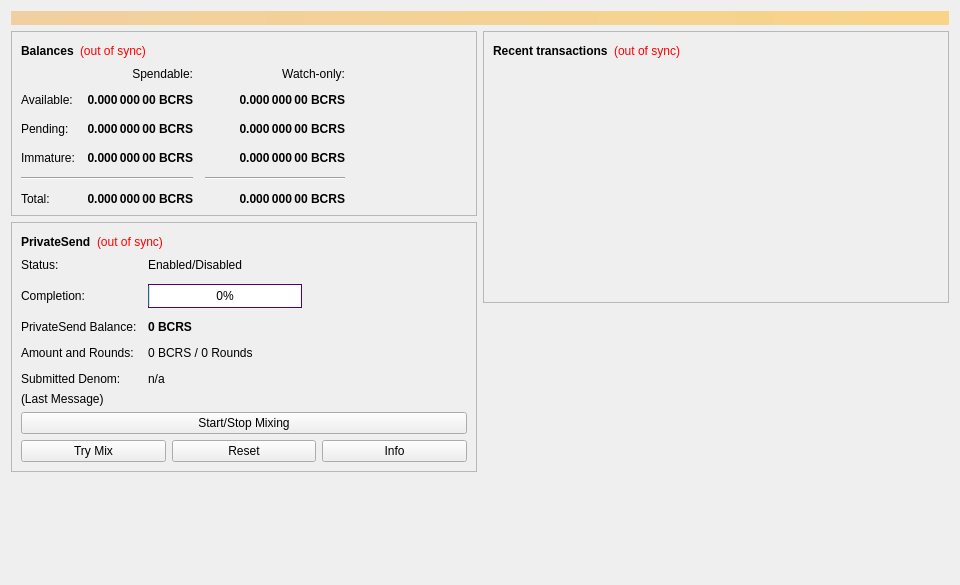
<?xml version="1.0" encoding="UTF-8"?>
<ui version="4.0">
 <class>OverviewPage</class>
 <widget class="QWidget" name="OverviewPage">
  <property name="geometry">
   <rect>
    <x>0</x>
    <y>0</y>
    <width>960</width>
    <height>585</height>
   </rect>
  </property>
  <property name="minimumSize">
   <size>
    <width>960</width>
    <height>0</height>
   </size>
  </property>
  <property name="windowTitle">
   <string>Form</string>
  </property>
  <layout class="QVBoxLayout" name="topLayout">
   <item>
    <widget class="QLabel" name="labelAlerts">
     <property name="visible">
      <bool>false</bool>
     </property>
     <property name="styleSheet">
      <string notr="true">background-color: qlineargradient(x1: 0, y1: 0, x2: 1, y2: 0, stop:0 #F0D0A0, stop:1 #F8D488); color:#000000;</string>
     </property>
     <property name="wordWrap">
      <bool>true</bool>
     </property>
     <property name="margin">
      <number>3</number>
     </property>
    </widget>
   </item>
   <item>
    <layout class="QHBoxLayout" name="horizontalLayout" stretch="1,1">
     <item>
      <layout class="QVBoxLayout" name="verticalLayout_2">
       <item>
        <widget class="QFrame" name="frame">
         <property name="frameShape">
          <enum>QFrame::StyledPanel</enum>
         </property>
         <property name="frameShadow">
          <enum>QFrame::Raised</enum>
         </property>
         <layout class="QVBoxLayout" name="verticalLayout_4">
          <item>
           <layout class="QHBoxLayout" name="horizontalLayout_4">
            <item>
             <widget class="QLabel" name="label_5">
              <property name="font">
               <font>
                <weight>75</weight>
                <bold>true</bold>
               </font>
              </property>
              <property name="text">
               <string>Balances</string>
              </property>
             </widget>
            </item>
            <item>
             <widget class="QLabel" name="labelWalletStatus">
              <property name="cursor">
               <cursorShape>WhatsThisCursor</cursorShape>
              </property>
              <property name="toolTip">
               <string>The displayed information may be out of date. Your wallet automatically synchronizes with the Bitcreds network after a connection is established, but this process has not completed yet.</string>
              </property>
              <property name="styleSheet">
               <string notr="true">QLabel { color: red; }</string>
              </property>
              <property name="text">
               <string notr="true">(out of sync)</string>
              </property>
              <property name="alignment">
               <set>Qt::AlignLeading|Qt::AlignLeft|Qt::AlignVCenter</set>
              </property>
             </widget>
            </item>
            <item>
             <spacer name="horizontalSpacer_3">
              <property name="orientation">
               <enum>Qt::Horizontal</enum>
              </property>
              <property name="sizeHint" stdset="0">
               <size>
                <width>40</width>
                <height>20</height>
               </size>
              </property>
             </spacer>
            </item>
           </layout>
          </item>
          <item>
           <layout class="QGridLayout" name="gridLayout">
            <property name="spacing">
             <number>12</number>
            </property>
            <item row="2" column="2">
             <widget class="QLabel" name="labelWatchPending">
              <property name="font">
               <font>
                <weight>75</weight>
                <bold>true</bold>
               </font>
              </property>
              <property name="cursor">
               <cursorShape>IBeamCursor</cursorShape>
              </property>
              <property name="toolTip">
               <string>Unconfirmed transactions to watch-only addresses</string>
              </property>
              <property name="text">
               <string notr="true">0.000 000 00 BCRS</string>
              </property>
              <property name="alignment">
               <set>Qt::AlignRight|Qt::AlignTrailing|Qt::AlignVCenter</set>
              </property>
              <property name="textInteractionFlags">
               <set>Qt::LinksAccessibleByMouse|Qt::TextSelectableByKeyboard|Qt::TextSelectableByMouse</set>
              </property>
             </widget>
            </item>
            <item row="2" column="1">
             <widget class="QLabel" name="labelUnconfirmed">
              <property name="font">
               <font>
                <weight>75</weight>
                <bold>true</bold>
               </font>
              </property>
              <property name="cursor">
               <cursorShape>IBeamCursor</cursorShape>
              </property>
              <property name="toolTip">
               <string>Total of transactions that have yet to be confirmed, and do not yet count toward the spendable balance</string>
              </property>
              <property name="text">
               <string notr="true">0.000 000 00 BCRS</string>
              </property>
              <property name="alignment">
               <set>Qt::AlignRight|Qt::AlignTrailing|Qt::AlignVCenter</set>
              </property>
              <property name="textInteractionFlags">
               <set>Qt::LinksAccessibleByMouse|Qt::TextSelectableByKeyboard|Qt::TextSelectableByMouse</set>
              </property>
             </widget>
            </item>
            <item row="3" column="2">
             <widget class="QLabel" name="labelWatchImmature">
              <property name="font">
               <font>
                <weight>75</weight>
                <bold>true</bold>
               </font>
              </property>
              <property name="cursor">
               <cursorShape>IBeamCursor</cursorShape>
              </property>
              <property name="toolTip">
               <string>Mined balance in watch-only addresses that has not yet matured</string>
              </property>
              <property name="text">
               <string notr="true">0.000 000 00 BCRS</string>
              </property>
              <property name="alignment">
               <set>Qt::AlignRight|Qt::AlignTrailing|Qt::AlignVCenter</set>
              </property>
              <property name="textInteractionFlags">
               <set>Qt::LinksAccessibleByMouse|Qt::TextSelectableByKeyboard|Qt::TextSelectableByMouse</set>
              </property>
             </widget>
            </item>
            <item row="4" column="0" colspan="2">
             <widget class="Line" name="lineSpendableBalance">
              <property name="orientation">
               <enum>Qt::Horizontal</enum>
              </property>
             </widget>
            </item>
            <item row="4" column="2">
             <widget class="Line" name="lineWatchBalance">
              <property name="sizePolicy">
               <sizepolicy hsizetype="Preferred" vsizetype="Fixed">
                <horstretch>0</horstretch>
                <verstretch>0</verstretch>
               </sizepolicy>
              </property>
              <property name="minimumSize">
               <size>
                <width>140</width>
                <height>0</height>
               </size>
              </property>
              <property name="orientation">
               <enum>Qt::Horizontal</enum>
              </property>
             </widget>
            </item>
            <item row="5" column="0">
             <widget class="QLabel" name="labelTotalText">
              <property name="text">
               <string>Total:</string>
              </property>
             </widget>
            </item>
            <item row="3" column="1">
             <widget class="QLabel" name="labelImmature">
              <property name="font">
               <font>
                <weight>75</weight>
                <bold>true</bold>
               </font>
              </property>
              <property name="cursor">
               <cursorShape>IBeamCursor</cursorShape>
              </property>
              <property name="toolTip">
               <string>Mined balance that has not yet matured</string>
              </property>
              <property name="text">
               <string notr="true">0.000 000 00 BCRS</string>
              </property>
              <property name="alignment">
               <set>Qt::AlignRight|Qt::AlignTrailing|Qt::AlignVCenter</set>
              </property>
              <property name="textInteractionFlags">
               <set>Qt::LinksAccessibleByMouse|Qt::TextSelectableByKeyboard|Qt::TextSelectableByMouse</set>
              </property>
             </widget>
            </item>
            <item row="2" column="3">
             <spacer name="horizontalSpacer_2">
              <property name="orientation">
               <enum>Qt::Horizontal</enum>
              </property>
              <property name="sizeHint" stdset="0">
               <size>
                <width>40</width>
                <height>20</height>
               </size>
              </property>
             </spacer>
            </item>
            <item row="3" column="0">
             <widget class="QLabel" name="labelImmatureText">
              <property name="text">
               <string>Immature:</string>
              </property>
             </widget>
            </item>
            <item row="5" column="1">
             <widget class="QLabel" name="labelTotal">
              <property name="font">
               <font>
                <weight>75</weight>
                <bold>true</bold>
               </font>
              </property>
              <property name="cursor">
               <cursorShape>IBeamCursor</cursorShape>
              </property>
              <property name="toolTip">
               <string>Your current total balance</string>
              </property>
              <property name="text">
               <string notr="true">0.000 000 00 BCRS</string>
              </property>
              <property name="alignment">
               <set>Qt::AlignRight|Qt::AlignTrailing|Qt::AlignVCenter</set>
              </property>
              <property name="textInteractionFlags">
               <set>Qt::LinksAccessibleByMouse|Qt::TextSelectableByKeyboard|Qt::TextSelectableByMouse</set>
              </property>
             </widget>
            </item>
            <item row="5" column="2">
             <widget class="QLabel" name="labelWatchTotal">
              <property name="font">
               <font>
                <weight>75</weight>
                <bold>true</bold>
               </font>
              </property>
              <property name="cursor">
               <cursorShape>IBeamCursor</cursorShape>
              </property>
              <property name="toolTip">
               <string>Current total balance in watch-only addresses</string>
              </property>
              <property name="text">
               <string notr="true">0.000 000 00 BCRS</string>
              </property>
              <property name="alignment">
               <set>Qt::AlignRight|Qt::AlignTrailing|Qt::AlignVCenter</set>
              </property>
              <property name="textInteractionFlags">
               <set>Qt::LinksAccessibleByMouse|Qt::TextSelectableByKeyboard|Qt::TextSelectableByMouse</set>
              </property>
             </widget>
            </item>
            <item row="0" column="2">
             <widget class="QLabel" name="labelWatchonly">
              <property name="text">
               <string>Watch-only:</string>
              </property>
              <property name="alignment">
               <set>Qt::AlignRight|Qt::AlignTrailing|Qt::AlignVCenter</set>
              </property>
             </widget>
            </item>
            <item row="1" column="0">
             <widget class="QLabel" name="labelBalanceText">
              <property name="text">
               <string>Available:</string>
              </property>
             </widget>
            </item>
            <item row="1" column="1">
             <widget class="QLabel" name="labelBalance">
              <property name="font">
               <font>
                <weight>75</weight>
                <bold>true</bold>
               </font>
              </property>
              <property name="cursor">
               <cursorShape>IBeamCursor</cursorShape>
              </property>
              <property name="toolTip">
               <string>Your current spendable balance</string>
              </property>
              <property name="text">
               <string notr="true">0.000 000 00 BCRS</string>
              </property>
              <property name="alignment">
               <set>Qt::AlignRight|Qt::AlignTrailing|Qt::AlignVCenter</set>
              </property>
              <property name="textInteractionFlags">
               <set>Qt::LinksAccessibleByMouse|Qt::TextSelectableByKeyboard|Qt::TextSelectableByMouse</set>
              </property>
             </widget>
            </item>
            <item row="1" column="2">
             <widget class="QLabel" name="labelWatchAvailable">
              <property name="font">
               <font>
                <weight>75</weight>
                <bold>true</bold>
               </font>
              </property>
              <property name="cursor">
               <cursorShape>IBeamCursor</cursorShape>
              </property>
              <property name="toolTip">
               <string>Your current balance in watch-only addresses</string>
              </property>
              <property name="text">
               <string notr="true">0.000 000 00 BCRS</string>
              </property>
              <property name="alignment">
               <set>Qt::AlignRight|Qt::AlignTrailing|Qt::AlignVCenter</set>
              </property>
              <property name="textInteractionFlags">
               <set>Qt::LinksAccessibleByMouse|Qt::TextSelectableByKeyboard|Qt::TextSelectableByMouse</set>
              </property>
             </widget>
            </item>
            <item row="2" column="0">
             <widget class="QLabel" name="labelPendingText">
              <property name="text">
               <string>Pending:</string>
              </property>
             </widget>
            </item>
            <item row="0" column="1">
             <widget class="QLabel" name="labelSpendable">
              <property name="text">
               <string>Spendable:</string>
              </property>
              <property name="alignment">
               <set>Qt::AlignRight|Qt::AlignTrailing|Qt::AlignVCenter</set>
              </property>
             </widget>
            </item>
           </layout>
          </item>
         </layout>
        </widget>
       </item>
       <item>
        <widget class="QFrame" name="framePrivateSend">
         <property name="layoutDirection">
          <enum>Qt::LeftToRight</enum>
         </property>
         <property name="frameShape">
          <enum>QFrame::StyledPanel</enum>
         </property>
         <property name="frameShadow">
          <enum>QFrame::Raised</enum>
         </property>
         <layout class="QVBoxLayout" name="VerticalLayout_PS1">
          <item>
           <layout class="QHBoxLayout" name="horizontalLayout_5">
            <item>
             <widget class="QLabel" name="labelPrivateSendHeader">
              <property name="font">
               <font>
                <weight>75</weight>
                <bold>true</bold>
               </font>
              </property>
              <property name="text">
               <string>PrivateSend</string>
              </property>
             </widget>
            </item>
            <item>
             <widget class="QLabel" name="labelPrivateSendSyncStatus">
              <property name="toolTip">
               <string>The displayed information may be out of date. Your wallet automatically synchronizes with the Bitcreds network after a connection is established, but this process has not completed yet.</string>
              </property>
              <property name="styleSheet">
               <string notr="true">QLabel { color: red; }</string>
              </property>
              <property name="text">
               <string notr="true">(out of sync)</string>
              </property>
              <property name="alignment">
               <set>Qt::AlignLeading|Qt::AlignLeft|Qt::AlignVCenter</set>
              </property>
             </widget>
            </item>
            <item>
             <spacer name="horizontalSpacer_4">
              <property name="orientation">
               <enum>Qt::Horizontal</enum>
              </property>
              <property name="sizeHint" stdset="0">
               <size>
                <width>40</width>
                <height>20</height>
               </size>
              </property>
             </spacer>
            </item>
           </layout>
          </item>
          <item>
           <layout class="QFormLayout" name="privateSendFormLayout">
            <property name="fieldGrowthPolicy">
             <enum>QFormLayout::AllNonFixedFieldsGrow</enum>
            </property>
            <property name="horizontalSpacing">
             <number>11</number>
            </property>
            <property name="verticalSpacing">
             <number>12</number>
            </property>
            <item row="0" column="1">
             <widget class="QLabel" name="labelPrivateSendEnabled">
              <property name="text">
               <string>Enabled/Disabled</string>
              </property>
             </widget>
            </item>
            <item row="1" column="0">
             <widget class="QLabel" name="labelCompletitionText">
              <property name="text">
               <string>Completion:</string>
              </property>
             </widget>
            </item>
            <item row="1" column="1">
             <widget class="QProgressBar" name="privateSendProgress">
              <property name="maximumSize">
               <size>
                <width>154</width>
                <height>16777215</height>
               </size>
              </property>
              <property name="styleSheet">
               <string notr="true">border-width:1px;
border-color:rgb(82,0,114);
border-style:solid;</string>
              </property>
              <property name="value">
               <number>0</number>
              </property>
              <property name="alignment">
               <set>Qt::AlignCenter</set>
              </property>
             </widget>
            </item>
            <item row="2" column="0">
             <widget class="QLabel" name="labelAnonymizedText">
              <property name="text">
               <string>PrivateSend Balance:</string>
              </property>
             </widget>
            </item>
            <item row="2" column="1">
             <widget class="QLabel" name="labelAnonymized">
              <property name="font">
               <font>
                <weight>75</weight>
                <bold>true</bold>
               </font>
              </property>
              <property name="text">
               <string notr="true">0 BCRS</string>
              </property>
             </widget>
            </item>
            <item row="3" column="0">
             <widget class="QLabel" name="labelAmountAndRoundsText">
              <property name="text">
               <string>Amount and Rounds:</string>
              </property>
             </widget>
            </item>
            <item row="3" column="1">
             <widget class="QLabel" name="labelAmountRounds">
              <property name="text">
               <string>0 BCRS / 0 Rounds</string>
              </property>
             </widget>
            </item>
            <item row="4" column="0">
             <widget class="QLabel" name="labelSubmittedDenomText">
              <property name="text">
               <string>Submitted Denom:</string>
              </property>
              <property name="wordWrap">
               <bool>false</bool>
              </property>
             </widget>
            </item>
            <item row="4" column="1">
             <widget class="QLabel" name="labelSubmittedDenom">
              <property name="toolTip">
               <string>The denominations you submitted to the Masternode.&lt;br&gt;To mix, other users must submit the exact same denominations.</string>
              </property>
              <property name="text">
               <string>n/a</string>
              </property>
             </widget>
            </item>
            <item row="0" column="0">
             <widget class="QLabel" name="labelPrivateSendEnabledText">
              <property name="text">
               <string>Status:</string>
              </property>
              <property name="alignment">
               <set>Qt::AlignLeading|Qt::AlignLeft|Qt::AlignVCenter</set>
              </property>
             </widget>
            </item>
           </layout>
          </item>
          <item>
           <layout class="QVBoxLayout" name="VerticalLayout_PS">
            <item>
             <widget class="QLabel" name="labelPrivateSendLastMessage">
              <property name="text">
               <string>(Last Message)</string>
              </property>
              <property name="alignment">
               <set>Qt::AlignLeading|Qt::AlignLeft|Qt::AlignTop</set>
              </property>
              <property name="wordWrap">
               <bool>true</bool>
              </property>
             </widget>
            </item>
            <item>
             <widget class="QPushButton" name="togglePrivateSend">
              <property name="sizePolicy">
               <sizepolicy hsizetype="MinimumExpanding" vsizetype="Fixed">
                <horstretch>0</horstretch>
                <verstretch>0</verstretch>
               </sizepolicy>
              </property>
              <property name="text">
               <string>Start/Stop Mixing</string>
              </property>
             </widget>
            </item>
            <item>
             <layout class="QHBoxLayout" name="horizontalLayout_debugbuttons">
              <item>
               <widget class="QPushButton" name="privateSendAuto">
                <property name="sizePolicy">
                 <sizepolicy hsizetype="MinimumExpanding" vsizetype="Fixed">
                  <horstretch>0</horstretch>
                  <verstretch>0</verstretch>
                 </sizepolicy>
                </property>
                <property name="toolTip">
                 <string>Try to manually submit a PrivateSend request.</string>
                </property>
                <property name="text">
                 <string>Try Mix</string>
                </property>
               </widget>
              </item>
              <item>
               <widget class="QPushButton" name="privateSendReset">
                <property name="sizePolicy">
                 <sizepolicy hsizetype="MinimumExpanding" vsizetype="Fixed">
                  <horstretch>0</horstretch>
                  <verstretch>0</verstretch>
                 </sizepolicy>
                </property>
                <property name="toolTip">
                 <string>Reset the current status of PrivateSend (can interrupt PrivateSend if it's in the process of Mixing, which can cost you money!)</string>
                </property>
                <property name="autoFillBackground">
                 <bool>false</bool>
                </property>
                <property name="text">
                 <string>Reset</string>
                </property>
               </widget>
              </item>
              <item>
               <widget class="QPushButton" name="privateSendInfo">
                <property name="sizePolicy">
                 <sizepolicy hsizetype="MinimumExpanding" vsizetype="Fixed">
                  <horstretch>0</horstretch>
                  <verstretch>0</verstretch>
                 </sizepolicy>
                </property>
                <property name="toolTip">
                 <string>Information about PrivateSend and Mixing</string>
                </property>
                <property name="text">
                 <string>Info</string>
                </property>
               </widget>
              </item>
             </layout>
            </item>
           </layout>
          </item>
         </layout>
        </widget>
       </item>
       <item>
        <spacer name="verticalSpacer">
         <property name="orientation">
          <enum>Qt::Vertical</enum>
         </property>
         <property name="sizeHint" stdset="0">
          <size>
           <width>20</width>
           <height>40</height>
          </size>
         </property>
        </spacer>
       </item>
      </layout>
     </item>
     <item>
      <layout class="QVBoxLayout" name="verticalLayout_3">
       <item>
        <widget class="QFrame" name="frame_2">
         <property name="frameShape">
          <enum>QFrame::StyledPanel</enum>
         </property>
         <property name="frameShadow">
          <enum>QFrame::Raised</enum>
         </property>
         <layout class="QVBoxLayout" name="verticalLayout">
          <item>
           <layout class="QHBoxLayout" name="horizontalLayout_2">
            <item>
             <widget class="QLabel" name="label_4">
              <property name="font">
               <font>
                <weight>75</weight>
                <bold>true</bold>
               </font>
              </property>
              <property name="text">
               <string>Recent transactions</string>
              </property>
             </widget>
            </item>
            <item>
             <widget class="QLabel" name="labelTransactionsStatus">
              <property name="cursor">
               <cursorShape>WhatsThisCursor</cursorShape>
              </property>
              <property name="toolTip">
               <string>The displayed information may be out of date. Your wallet automatically synchronizes with the Bitcreds network after a connection is established, but this process has not completed yet.</string>
              </property>
              <property name="styleSheet">
               <string notr="true">QLabel { color: red; }</string>
              </property>
              <property name="text">
               <string notr="true">(out of sync)</string>
              </property>
              <property name="alignment">
               <set>Qt::AlignRight|Qt::AlignTrailing|Qt::AlignVCenter</set>
              </property>
             </widget>
            </item>
            <item>
             <spacer name="horizontalSpacer">
              <property name="orientation">
               <enum>Qt::Horizontal</enum>
              </property>
              <property name="sizeHint" stdset="0">
               <size>
                <width>40</width>
                <height>20</height>
               </size>
              </property>
             </spacer>
            </item>
           </layout>
          </item>
          <item>
           <widget class="QListView" name="listTransactions">
            <property name="styleSheet">
             <string notr="true">QListView { background: transparent; }</string>
            </property>
            <property name="frameShape">
             <enum>QFrame::NoFrame</enum>
            </property>
            <property name="verticalScrollBarPolicy">
             <enum>Qt::ScrollBarAlwaysOff</enum>
            </property>
            <property name="horizontalScrollBarPolicy">
             <enum>Qt::ScrollBarAlwaysOff</enum>
            </property>
            <property name="selectionMode">
             <enum>QAbstractItemView::NoSelection</enum>
            </property>
           </widget>
          </item>
         </layout>
        </widget>
       </item>
       <item>
        <spacer name="verticalSpacer_2">
         <property name="orientation">
          <enum>Qt::Vertical</enum>
         </property>
         <property name="sizeHint" stdset="0">
          <size>
           <width>20</width>
           <height>40</height>
          </size>
         </property>
        </spacer>
       </item>
      </layout>
     </item>
    </layout>
   </item>
  </layout>
 </widget>
 <resources/>
 <connections/>
</ui>
